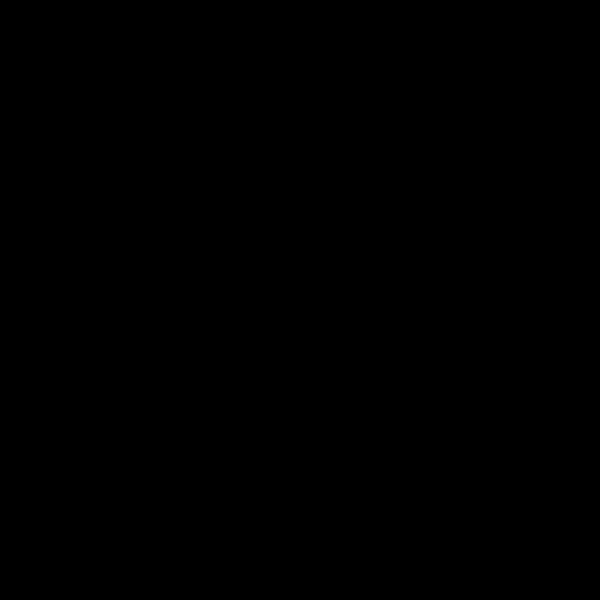
Frame 1 (no input)
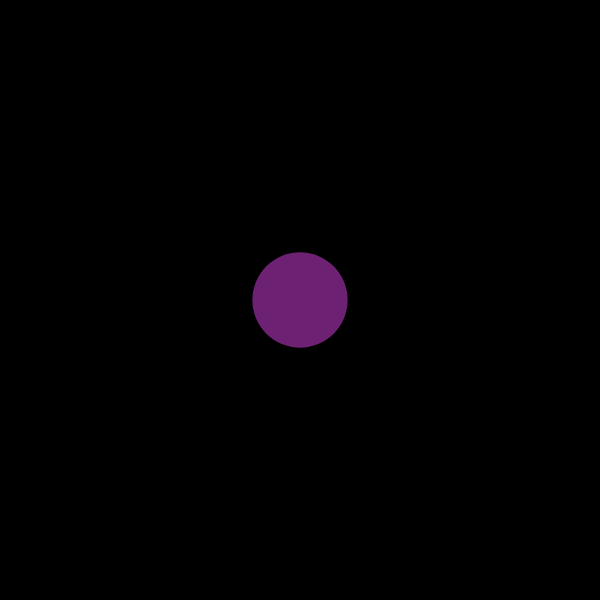
Frame 60 (no input)
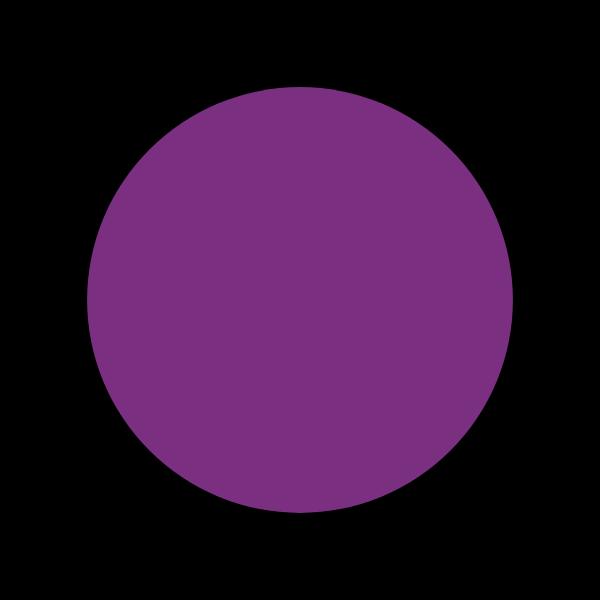
Frame 120 (the mouse pressed at the canvas centre since frame 60)

The p5.js sketch that drew these frames (run headless with seeded random() and noise() and a simulated clock; from frame 60 on, the mouse is pressed at the canvas centre):

// p5.js sketch
// ── sketch.js
let rad = 0;
let r,g,b;
let radSpeed = 1
let radSpeed2 = 0

function setup() {
  createCanvas(600, 600);
  noStroke();
  fill(r,g,b)
  r = random(150)
  g = random(150)
  b = random(150)
  background(0);
}

function draw() {
  ellipse(width/2,height/2,rad)
  rad+=radSpeed;
  radSpeed += radSpeed2
  radSpeed2 = 0.01+rad/2000
  fill(r,g,b)
  r = lerp(r,r+rad/10,0.01)
  g = lerp(g,g+rad/10,0.01)
  b = lerp(b,b+rad/10,0.01)


  if(rad > 900){
    background(r,g,b)
    r=random(150)
    g=random(150)
    b=random(150)
    rad=0
    radSpeed = 0
    radSpeed2 = 0.001
  }
}
